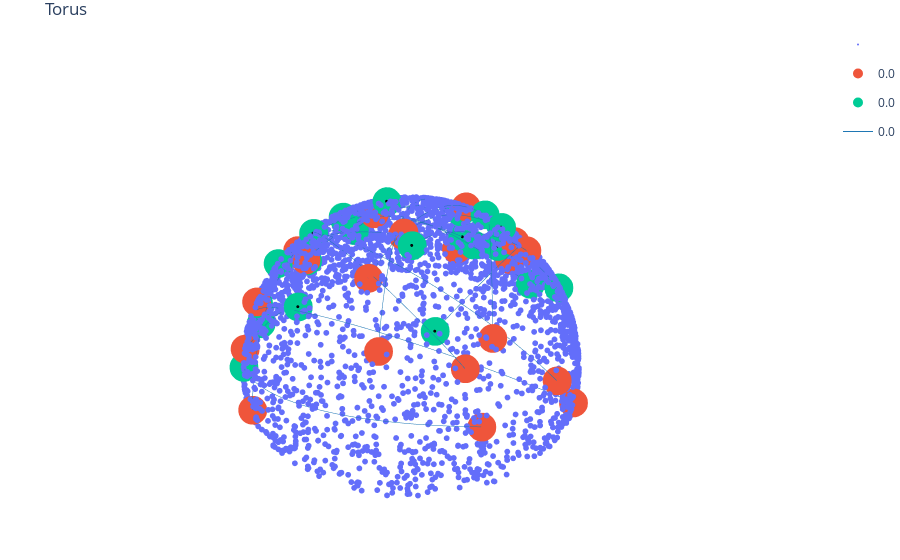

The notebook cell saved with this chart:
### Code cell
name = 'hemisphere_none_0'
entity = "xingzhis"
project = "dmae"
sweep_id = 'jtpxi61p'
sweep = api.sweep(f"{entity}/{project}/{sweep_id}")

runs_data = []

# Iterate through each run in the sweep
for run in sweep.runs:
    # Extract metrics and configs
    metrics = run.summary._json_dict
    configs = run.config
    
    # Combine metrics and configs, and add run ID
    combined_data = {**metrics, **configs, "run_id": run.id}
    
    # Append the combined data to the list
    runs_data.append(combined_data)

# Create a DataFrame from the runs data
df = pd.DataFrame(runs_data)

# run_ids = df[(df['data.name'] == data_name) & (df['cfg/loss/weights/cycle'] == 1.) & (df['cfg/dimensions/latent'] == 3)]['run_id']
run_ids = df[(df['data.name'] == data_name) & (df['loss.weights.cycle'] == 1.0) & (df['dimensions.latent'] == 3)]['run_id']
# assert len(run_ids) == 1
if len(run_ids) != 1:
    print('AE not found:', run_ids, data_name)
run_id = run_ids.iloc[0]
run = api.run(f"{entity}/{project}/{run_id}")
# run = api.run(f"{entity}/{project}/{run_id}")
folder_path = '../../src/wandb/'
cfg = OmegaConf.create(run.config)
folder_list = glob.glob(f"{folder_path}*{run.id}*")
ckpt_files = glob.glob(f"{folder_list[0]}/files/*.ckpt")
ckpt_path = ckpt_files[0]
cfg.data.root = '../' + cfg.data.root
model = Autoencoder.load_from_checkpoint(ckpt_path)
data = np.load(f"{cfg.data.root}/{cfg.data.name}{cfg.data.filetype}", allow_pickle=True)



# sweep_id = 'ywep3ixr'
# sweep = api.sweep(f"{entity}/{project}/{sweep_id}")
# # Initialize an empty list to store run data
# runs_data = []

# # Iterate through each run in the sweep
# for run in sweep.runs:
#     # Extract metrics and configs
#     metrics = run.summary._json_dict
#     configs = run.config
    
#     # Combine metrics and configs, and add run ID
#     combined_data = {**metrics, **configs, "run_id": run.id}
    
#     # Append the combined data to the list
#     runs_data.append(combined_data)

# # Create a DataFrame from the runs data
# df = pd.DataFrame(runs_data)
# run_ids = df[(df['data.name'] == data_name)][['run_id']]
# assert len(run_ids) == 1
# run_id = run_ids.iloc[0]
# run = api.run(f"{entity}/{project}/{run_ids.iloc[0].values[0]}")
# folder_path = '../../src/wandb/'
# cfg = OmegaConf.create(run.config)
# folder_list = glob.glob(f"{folder_path}*{run.id}*")
# ckpt_files = glob.glob(f"{folder_list[0]}/files/*.ckpt")
# ckpt_path = ckpt_files[0]
# cfg.data.root = '../' + cfg.data.root
# discriminator = Discriminator.load_from_checkpoint(ckpt_path)



entity = "xingzhis"
project = "dmae"
sweep_id = '3weuiy67'
sweep = api.sweep(f"{entity}/{project}/{sweep_id}")
runs_data = []

# Iterate through each run in the sweep
for run in sweep.runs:
    # Extract metrics and configs
    metrics = run.summary._json_dict
    configs = run.config
    
    # Combine metrics and configs, and add run ID
    combined_data = {**metrics, **configs, "run_id": run.id}
    
    # Append the combined data to the list
    runs_data.append(combined_data)

# Create a DataFrame from the runs data
df = pd.DataFrame(runs_data)

run_ids = df[(df['data_name'] == data_name) & (df['loss_epoch'] != 'NaN') & (df['dimensions_latent'] == 3)]['run_id']
# assert len(run_ids) == 1
if len(run_ids) != 1:
    print('Geod not found', run_ids, data_name)
run_id = run_ids.iloc[0]
run = api.run(f"{entity}/{project}/{run_id}")
cfg_main = OmegaConf.create(run.config)
folder_path = '../geodesic_on_datasets//wandb/'
folder_list = glob.glob(f"{folder_path}*{run.id}*")
ckpt_files = glob.glob(f"{folder_list[0]}/files/*.ckpt")
ckpt_path = ckpt_files[0]

x = torch.tensor(data['data'], dtype=torch.float32, device=model.device)
xbatch = torch.tensor(data['start_points'], dtype=x.dtype, device=x.device)
xendbatch = torch.tensor(data['end_points'], dtype=x.dtype, device=x.device)
# xbatch = model.encoder.preprocessor.normalize(xbatch)
# xendbatch = model.encoder.preprocessor.normalize(xendbatch)
# if cfg_main.overfit:
#     ids = torch.eye(xbatch.size(0))
# else:
ids = torch.zeros((xbatch.size(0),1))
dataset = TensorDataset(xbatch, xendbatch, ids)
dataloader = DataLoader(dataset, batch_size=len(x), shuffle=False)

for param in model.encoder.parameters():
    param.requires_grad = False
# def func(x):
#     return model.encoder(x)
# for param in discriminator.parameters():
#     param.requires_grad = False
# def discriminator_func_for_grad(x):
#     return discriminator.positive_proba(x, normalize=False).reshape(-1,1)
# def discriminator_func(x):
#     return discriminator.positive_proba(x, normalize=False).reshape(-1,1)
ofm = lambda x: x
gbmodel = GeodesicBridgeOverfit.load_from_checkpoint(
    checkpoint_path=ckpt_path,
    func=ofm,
    # func = enc_func,
    # discriminator_func=disc_func_pen,
    # discriminator_func_for_grad=discriminator_func_for_grad,
    input_dim=x.size(1), 
    hidden_dim=64, 
    scale_factor=1, 
    symmetric=True, 
    num_layers=3, 
    n_tsteps=100, 
    lr=1e-3, 
    weight_decay=1e-3,
    discriminator_weight=0.,
    discriminator_func_for_grad_weight=0.,
    id_dim=1,
    id_emb_dim=1,
    density_weight=0.,
    length_weight=1.,
)

# batch = next(iter(dataloader))
# x0, x1, ids = batch
try:
    data_gt = np.load(f"/gpfs/gibbs/pi/krishnaswamy_smita/xingzhi/dmae/data/neurips_results/toy/gt/{data_name}.npz", allow_pickle=True)
except:
    print(f"CANNOT FIND FILE {data_name}.npz")
    missing.append(data_name)
xbatch = torch.tensor(data_gt['start_points'], dtype=x.dtype, device=x.device)
xendbatch = torch.tensor(data_gt['end_points'], dtype=x.dtype, device=x.device)
x0 = xbatch
x1 = xendbatch
# xbatch = model.encoder.preprocessor.normalize(xbatch)
# xendbatch = model.encoder.preprocessor.normalize(xendbatch)
ids = torch.zeros((xbatch.size(0),1))
# ids = torch.eye((xbatch.size(0)))

# dataset = TensorDataset(xbatch, xendbatch, ids)
# dataloader = DataLoader(dataset, batch_size=len(z), shuffle=True)

# def cc_func(x0, x1, t):
    # return gbmodel.cc(x0, x1, t, ids)
# vectors = velocity(cc_func, gbmodel.ts, x0, x1)
# cc_pts = gbmodel.cc(x0, x1, gbmodel.ts, ids)
# vectors_flat = vectors.flatten(0,1)
# cc_pts_flat = cc_pts.flatten(0, 1)
# jac_flat = jacobian(gbmodel.func, cc_pts_flat)
# length_all = torch.sqrt((torch.einsum("nij,nj->ni", jac_flat, vectors_flat)**2).sum(axis=1))
# length_all = length_all.reshape(vectors.shape[0], vectors.shape[1])
# length = length_all.mean(axis=0)

# geods = (cc_pts_flat).reshape(cc_pts.shape)
# length2 = torch.sqrt(torch.diff(geods, axis=0)**2).sum(axis=-1).sum(axis=0)


# # plt.scatter(length2.detach().numpy(), data_gt['geodesic_lengths'])
# # plt.title(data_name)
# # plt.show()

# # gt_len = torch.tensor(data_gt['geodesic_lengths'])
# true_geod = torch.tensor(data_gt['geodesics'], dtype=torch.float32)
# gt_len = torch.sqrt(torch.diff(true_geod.permute(1,0,2), axis=0)**2).sum(axis=-1).sum(axis=0)
# corr = np.corrcoef(length.detach().numpy(), gt_len.cpu().numpy())[0,1]
# mse = ((length.detach().numpy() - gt_len.cpu().numpy())**2).mean()
# dist2geod = distance_to_geodesic_criterion_len(geods.permute(1,0,2), true_geod, lengths=gt_len).detach().numpy()

# res_list.append(dict(
#     name=data_name,
#     length_corr=corr,
#     length_mse=mse,
#     dist2geod=dist2geod
# ))

# with torch.no_grad():
#     traj = gbmodel(x0, x1, gbmodel.ts, ids)
device = 'cpu'
x0, x1, ids = next(iter(dataloader))
x0 = x0.to(device)
x1 = x1.to(device)
ids = ids.to(device)
x = x.to(device)
gbmodel = gbmodel.to(device)
device = 'cpu'
x0, x1, ids = next(iter(dataloader))
x0 = x0.to(device)
x1 = x1.to(device)
ids = ids.to(device)
x = x.to(device)
gbmodel = gbmodel.to(device)
with torch.no_grad():
    traj = gbmodel(x0, x1, gbmodel.ts.to(device), ids)



fig = scatter(x.cpu().numpy(), s=2)
fig = scatter(x0.detach().cpu().numpy(), s=10, fig=fig)
fig = scatter(x1.detach().cpu().numpy(), s=10, fig=fig)
fig = trajectories(traj.detach().cpu().numpy(), s=1, fig=fig, title='Geodesic', filename='geodesic_ofm.html')
# fig.show()
fig.update_scenes(
    xaxis=dict(showgrid=False, zeroline=True, showline=True, showticklabels=False, ticks=""),
    yaxis=dict(showgrid=False, zeroline=True, showline=True, showticklabels=False, ticks=""),
    zaxis=dict(showgrid=False, zeroline=True, showline=True, showticklabels=False, ticks="")
)

fig.data[0].name = ""
# fig.update_traces(marker=dict(colorbar=dict(title='')))
fig.update_layout(
    title='Torus',
    scene=dict(
        xaxis=dict(title='', backgroundcolor='white'),
        yaxis=dict(title='', backgroundcolor='white'),
        zaxis=dict(title='', backgroundcolor='white')
    ),
)
fig.update_layout(
    paper_bgcolor='white',  # Color of the whole background
    plot_bgcolor='white'    # Color of the plotting area
)
fig.show()
